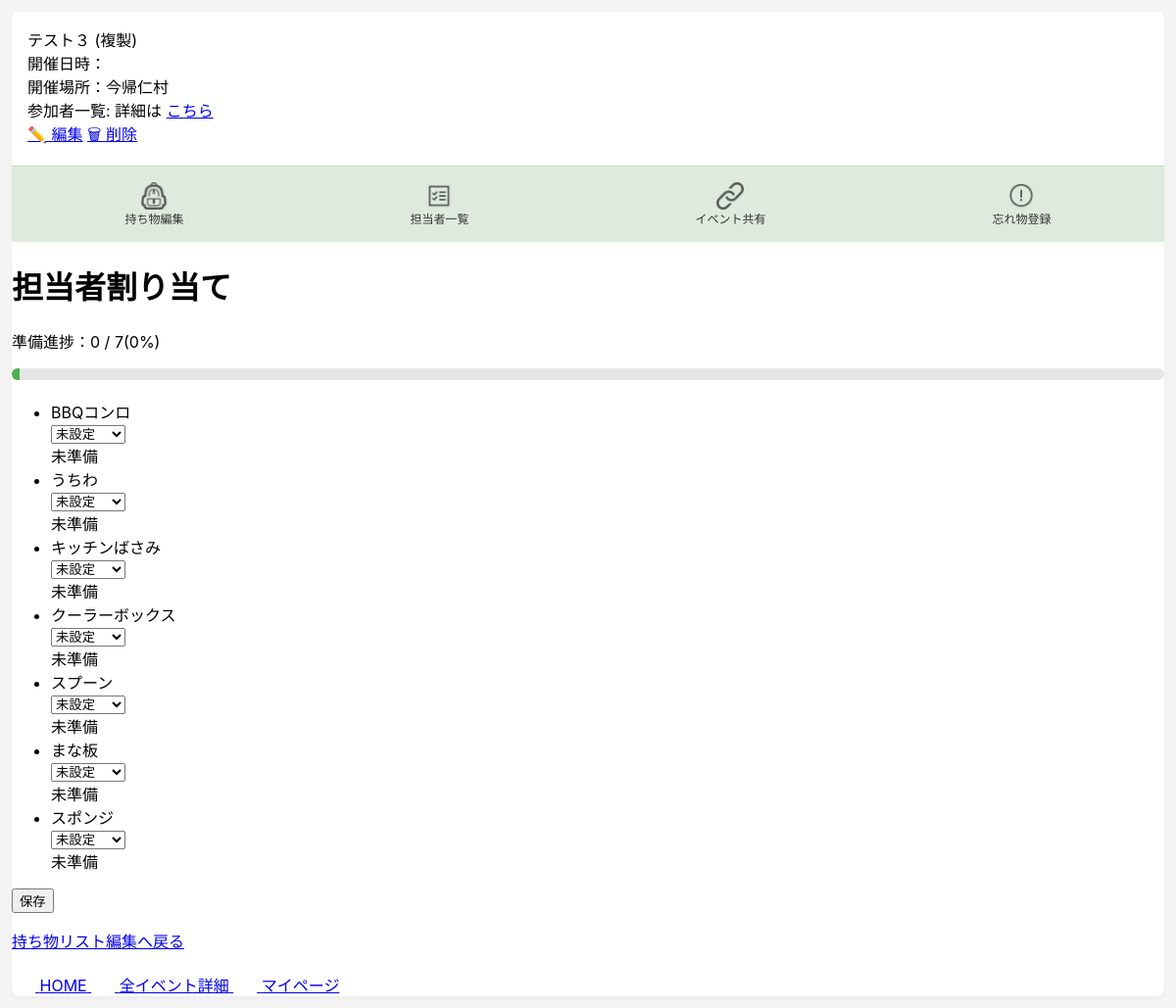
The page /events/62/assign/ (signed in) on the database its author committed.
### bbq_app/models.py (models this page shows, shortened)
class Event(models.Model):
    user = models.ForeignKey(settings.AUTH_USER_MODEL, on_delete=models.CASCADE, related_name="events")
    name = models.CharField("イベント名", max_length=30)
    held_at = models.DateTimeField("開催日時", null=True, blank=True)
    location = models.CharField("開催場所", max_length=50, blank=True)
    created_at = models.DateTimeField("作成日時", auto_now_add=True)
    updated_at = models.DateTimeField("更新日時", auto_now=True)

class EventItem(models.Model):
    event = models.ForeignKey(Event, on_delete=models.CASCADE, related_name="event_items")
    bbq_item = models.ForeignKey(BbqItem, on_delete=models.CASCADE, related_name="event_items")
    is_selected = models.BooleanField(default=False)
    assignee = models.ForeignKey(
        "Participant",
        null=True,
        blank=True,
        on_delete=models.SET_NULL,
        related_name="assigned_items"
    )
    is_ready = models.BooleanField(default=False)
    created_at = models.DateTimeField(auto_now_add=True)
    updated_at = models.DateTimeField(auto_now=True)
    class Meta:
        constraints = [
            models.UniqueConstraint(
                fields=["event", "bbq_item"],
                name="unique_event_bbq_item"
            )
        ]

class BbqItem(models.Model):
    class Category(models.IntegerChoices):
        FIRE = 1, "火起こし・調理グッズ"
        PLACE = 2, "会場設営"
        FOOD = 3, "食材・飲み物"
        CONVENIENCE = 4, "便利グッズ"
        OTHER = 5, "その他"
    user = models.ForeignKey(settings.AUTH_USER_MODEL, null=True, blank=True, on_delete=models.CASCADE, related_name="bbq_items")
    name = models.CharField("持ち物名", max_length=50)
    category = models.IntegerField(choices=Category.choices)
    created_at = models.DateTimeField(auto_now_add=True)
    updated_at = models.DateTimeField(auto_now=True)

### bbq_app/views.py (the view, shortened to what this page needs)
# urls.py: path("events/<int:event_id>/assign/", views.item_assign, name="item_assign"),
@login_required
def item_assign(request, event_id):
    event = get_object_or_404(Event, id=event_id, user=request.user)
    participants = Participant.objects.filter(event=event).order_by("id")
    items = (
        EventItem.objects
        .filter(event=event, is_selected=True)
        .select_related("bbq_item", "assignee")
        .order_by("id")
    )
    total_count = items.count()
    ready_count = items.filter(is_ready=True).count()
    progress_percent = int((ready_count / total_count) * 100 ) if total_count else 0
    return render(
        request,
        "bbq_app/item_assign.html",
        {
            "event": event,
            "participants": participants,
            "items": items,
            "total_count": total_count,
            "ready_count": ready_count,
            "progress_percent": progress_percent,
        },
    )

### bbq_app/templates/bbq_app/item_assign.html (shortened to what this page needs)
{% extends "bbq_app/base.html" %}
{% block header %}
  {% include "bbq_app/partials/event_header.html" %}
{% endblock %}
{% block content %}
<h1>担当者割り当て</h1>
<p>準備進捗：{{ ready_count }} / {{ total_count }}({{ progress_percent }}%)</p>
<div class="progress-area">
    <div class="progress-bar">
        <div class="progress-bar__fill" style="width: {{ progress_percent }}%; min-width: 8px;"></div>
    </div>
</div>
<form method="post">
    <ul class="assign-list">
        {% for event_item in items %}
            <li class="assign-list__item">
                <div class="assign-list__name">
                    {{ event_item.bbq_item.name }}
                </div>
                <div class="assign-list__select">
                    <select name="assignee_{{ event_item.id}}">
                        <option value="">未設定</option>
                    </select>
                </div>
                <div class="assign-list__status">
                    {% if event_item.is_ready %}
                        <span>準備完了</span>
                    {% else %}
                        <span>未準備</span>
                    {% endif %}
                </div>
            </li>
        {% empty %}
            <li>必要な持ち物がありません。</li>
        {% endfor %}
    </ul>
    <button type="submit">保存</button>
</form>
<p><a href="{% url 'item_edit' event.id %}">持ち物リスト編集へ戻る</a></p>
{% endblock %}

### bbq_app/templates/bbq_app/partials/event_header.html (shortened to what this page needs)
{% load static %}
{% if event %}
<div class="event-header">
  <div class="event_header__top">
    <div>
      <div class="event-header__title">{{ event.name }}</div>
      <div class="event-header__meta">
        開催日時：{{ event.held_at|date:"Y年m月d日 H:i" }}<br>
        開催場所：{{ event.location }}<br>
        参加者一覧: 詳細は
        <a href="#" onclick="openParticipantsModal(); return false;">こちら</a>
      </div>
    </div>
    <div class="event-header__actions">
      <a href="{% url 'event_edit' event.id %}">✏️ 編集</a>
      <a href="#" onclick="openDeleteModal({{ event.id }}); return false;">🗑 削除</a>
    </div>
  </div>
  <div class="event-header__nav">
    <a href="{% url 'item_edit' event.id %}"
       class="{% if request.resolver_match.url_name == 'item_edit' %}active{% endif %}">
      <img src="{% static 'bbq_app/images/item_edit.png' %}" width="28">
      <span>持ち物編集</span>
    </a>
    <a href="{% url 'item_assign' event.id %}"
       class="{% if request.resolver_match.url_name == 'item_assign' %}active{% endif %}">
      <img src="{% static 'bbq_app/images/event_participants.png' %}" width="28">
      <span>担当者一覧</span>
    </a>
    <a href="{% url 'event_share' event.id %}"
       class="{% if request.resolver_match.url_name == 'event_share' %}active{% endif %}">
      <img src="{% static 'bbq_app/images/event_share.png' %}" width="28" alt="共有">
      <span>イベント共有</span>
    </a>
    <a href="#"
       onclick="openForgotModal(); return false;">
      <img src="{% static 'bbq_app/images/forgot_item.png' %}" width="28">
      <span>忘れ物登録</span>
    </a>
  </div>
{% endif %}

### bbq_app/static/bbq_app/css/style.css (style rules this page uses)
body { margin:0 ; background: #f5f5f5; font-family: -apple-system, BlinkMacSystemFont, "Helvetica Neue", sanserif; }
.event-header__nav { display: flex; justify-content: space-around; background: #dfeadf; padding: 10px 0; border-top: 1px solid #c7d9c7; }
.event-header__nav a { display: flex; flex-direction: column; align-items: center; text-decoration: none; font-size: 12px; color: #333; padding: 6px 10px; border-radius: 6px; transition: 0.2s; }
.event-header { background: white; border-radius: 8px; margin: 12px; overflow: hidden; box-shadow: 0 2px 6px rgba(0,0,0,0.05); }
.event_header__top { padding: 16px; }
.progress-area { margin: 12px 0 20px; }
.progress-bar { width: 100%; height: 12px; background: #e5e5e5; border-radius: 999px; overflow: hidden; }
.progress-bar__fill { height: 100%; background: #4caf50; transition: width 0.3s ease; }

### rows shown on the page
Event: name "テスト３ (複製)", location "今帰仁村"
EventItem: bbq_item.name "BBQコンロ", is_ready "未準備"
EventItem: bbq_item.name "うちわ", is_ready "未準備"
EventItem: bbq_item.name "キッチンばさみ", is_ready "未準備"
EventItem: bbq_item.name "クーラーボックス", is_ready "未準備"
EventItem: bbq_item.name "スプーン", is_ready "未準備"
EventItem: bbq_item.name "まな板", is_ready "未準備"
EventItem: bbq_item.name "スポンジ", is_ready "未準備"

### other values the page prints
{{ ready_count }} "0"
{{ total_count }} "7"
{{ progress_percent }} "0"
